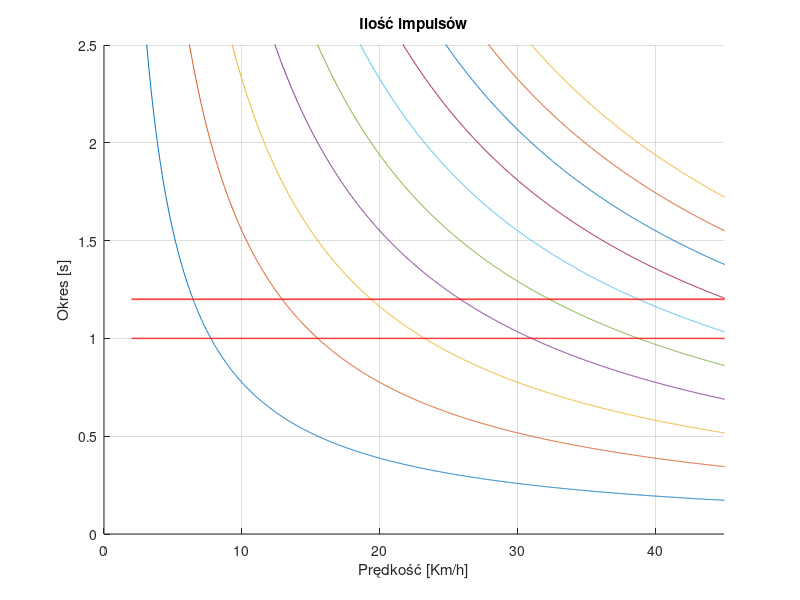

This figure's MATLAB source:
% % ok, zacznijmy 

hold on;
grid on ;
obwod_kola = 2.155;
x = linspace(2,60,2000);


for i=1:10
     k = 1;
     y =  i*obwod_kola*3.6./x;
     plot(x,y)
end
for i=1:length(x)
     gorna_granica(i)=  1.2;
end
for i=1:length(x)
     dolna_granica(i)=  1;
end

plot (x,gorna_granica,'r', 'LineWidth',1.2)
plot (x,dolna_granica,'r', 'LineWidth',1)
xlabel('Prędkość [Km/h]'), ylabel('Okres [s]'), title('Ilość impulsów'),
axis([0, 45, 0, 2.5])
